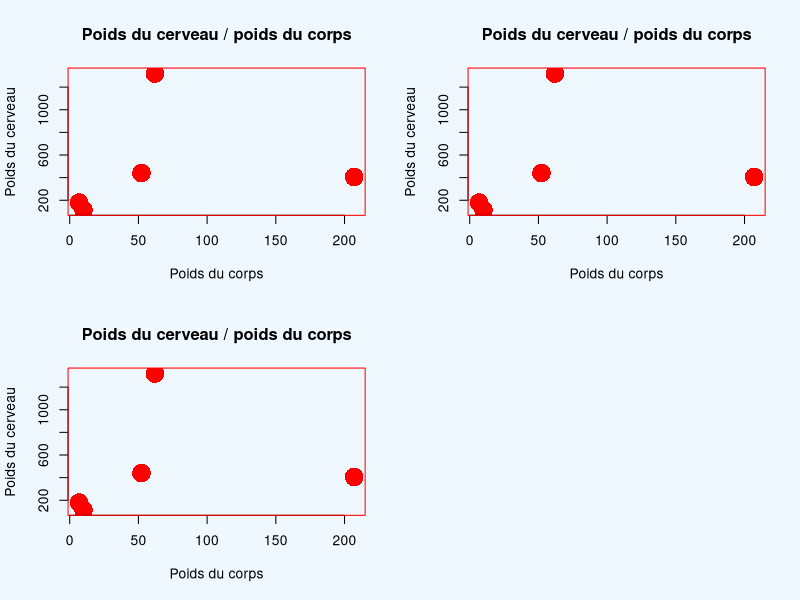
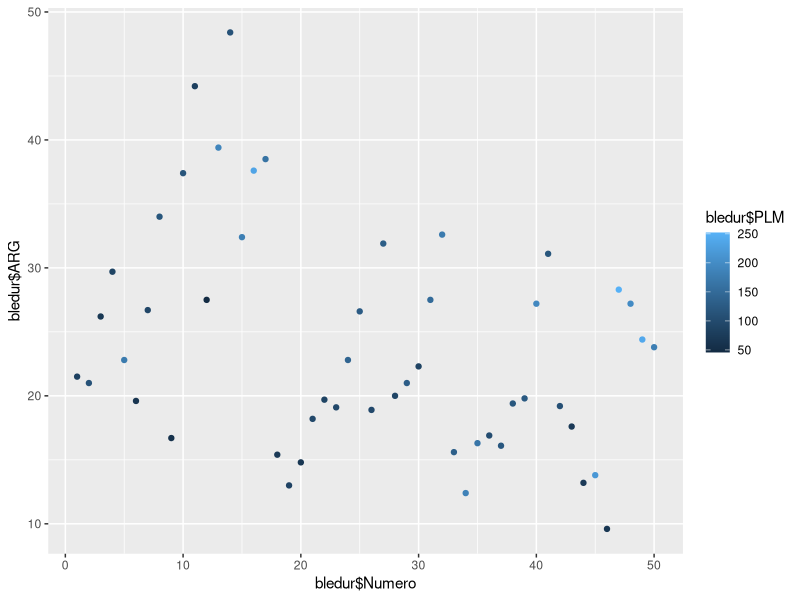
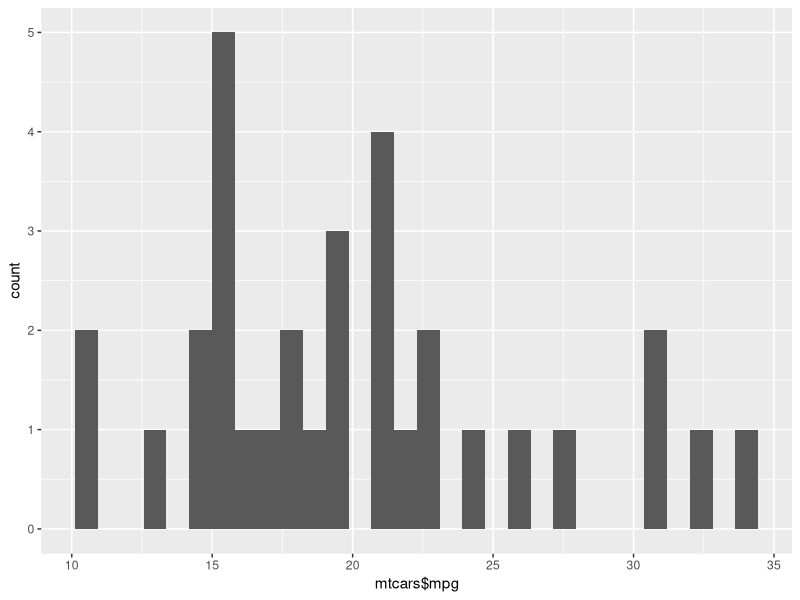
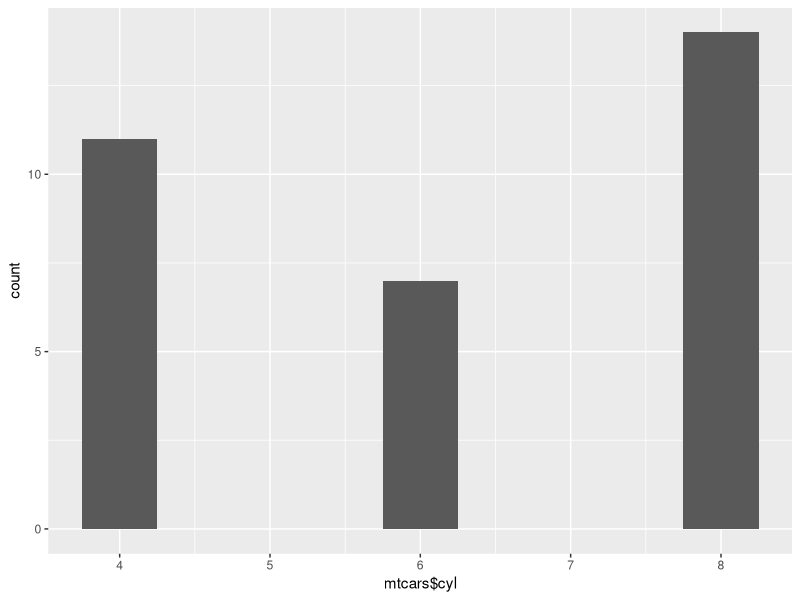
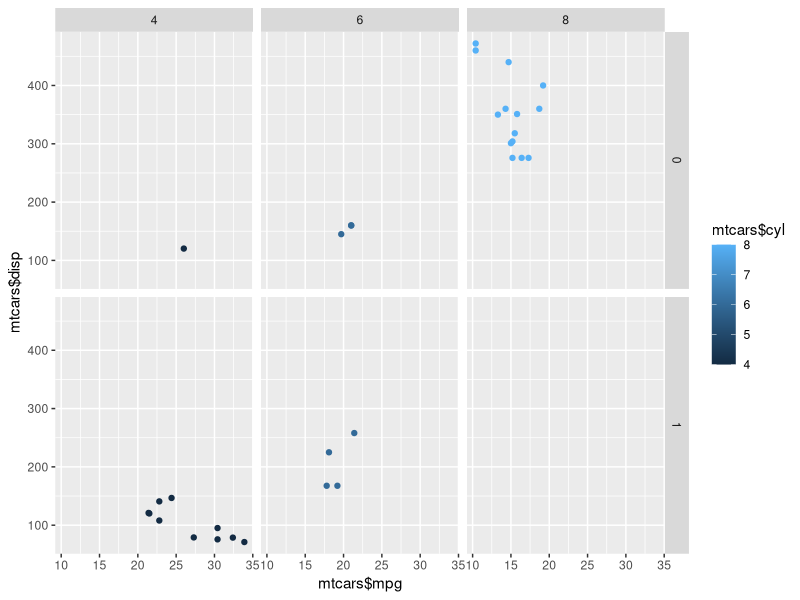

Generate these figures, in order, with R:
library(ggplot2)

# data :
Bodywt<-c( 10, 207, 62, 6.8, 52.2)
Brainwt<-c(115, 406, 1320, 179, 440)
Noms<-c("Potar monkey", "Gorilla", "Human", "Rhesus Monkey", "Chimp")

par(bg="aliceblue", col="red", mfcol=c(2, 2))
titre<-"Poids du cerveau / poids du corps"
labelX<-"Poids du corps"
labelY<-"Poids du cerveau"

plot(x=Bodywt, y=Brainwt, main=titre, xlab=labelX, ylab=labelY, pch=16, cex=3)
plot(x=Bodywt, y=Brainwt, main=titre, xlab=labelX, ylab=labelY, pch=16, cex=3)
plot(x=Bodywt, y=Brainwt, main=titre, xlab=labelX, ylab=labelY, pch=16, cex=3)

bledur<-read.table("bledur.txt", header=T, na.string="M",dec=",",sep=" ")
dim(bledur) ; dimnames(bledur)
# structure
str(bledur)
# n premières lignes
head(bledur, n=5)
# n dernières lignes
tail(bledur, n=5)
# retrouver des elts d’un tableau
bledur[1,1] ; bledur[9,6] ; bledur[,1] ; bledur[1,]
bledur[1:5,4:6] ; bledur[c(1,3),c(3,5)]
# exclure des elements
bledur[-1,] ; bledur[,-3]

par(pch=16, cex=5)
ggplot(bledur)+aes(x=bledur$Numero, y=bledur$ARG, color=bledur$PLM)+geom_point()

data("mtcars")
mtcars
ggplot(mtcars)+aes(x=mtcars$mpg)+geom_histogram()
ggplot(mtcars)+aes(x=mtcars$cyl)+geom_bar(width=.5)
ggplot(mtcars)+aes(x=mtcars$mpg, y=mtcars$disp, color=mtcars$cyl)+geom_point()+facet_grid(vs~mtcars$cyl)
